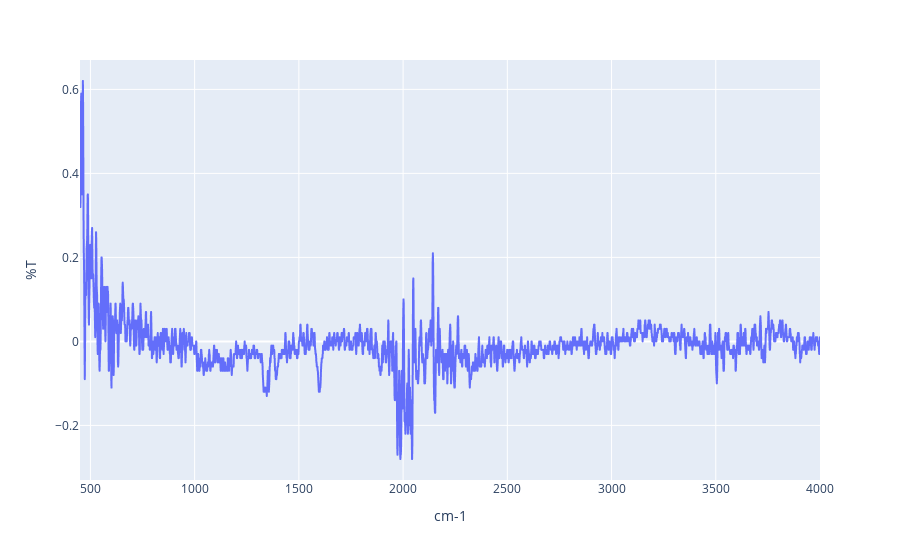

The cell this chart's notebook holds for it:
### Code cell
px.line(df_diff, x='cm-1', y='%T')

### Figure 1 — Plotly figure (JSON) as saved in the notebook; plotly's stock layout.template omitted (floating-point values rounded to 4 significant figures; data arrays with more than 128 entries replaced by an {"elided": "..."} marker saying what was removed)
{"data": [{"hovertemplate": "cm-1=%{x}<br>%T=%{y}<extra></extra>", "legendgroup": "", "line": {"color": "#636efa", "dash": "solid"}, "marker": {"symbol": "circle"}, "mode": "lines", "name": "", "showlegend": false, "type": "scattergl", "x": {"elided": "3551 int values"}, "xaxis": "x", "y": {"elided": "3551 float values"}, "yaxis": "y"}], "layout": {"legend": {"tracegroupgap": 0}, "margin": {"t": 60}, "xaxis": {"anchor": "y", "domain": [0, 1], "title": {"text": "cm-1"}}, "yaxis": {"anchor": "x", "domain": [0, 1], "title": {"text": "%T"}}}}
